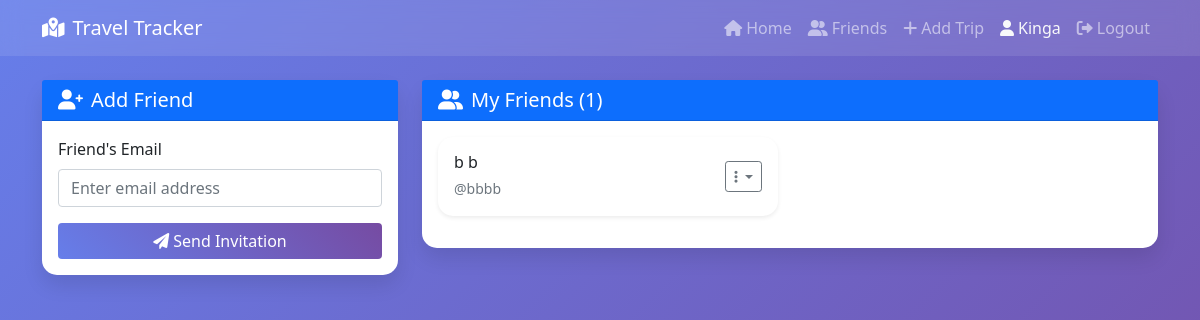
The page /friends (signed in) on the database its author committed.
### users.py (models this page shows, shortened)
class User(UserMixin, db.Model):
    id = db.Column(db.Integer, primary_key=True)
    username = db.Column(db.String(80), unique=True, nullable=False)
    email = db.Column(db.String(120), unique=True, nullable=False)
    password_hash = db.Column(db.String(200), nullable=False)
    first_name = db.Column(db.String(50), nullable=False)
    last_name = db.Column(db.String(50), nullable=False)
    created_at = db.Column(db.DateTime, default=datetime.utcnow)
    is_active = db.Column(db.Boolean, default=True)
    @property
    def full_name(self):
        return f"{self.first_name} {self.last_name}"

### routes.py (the view)
@main_bp.route('/friends')
@login_required
def friends():
    user_friends = Friendship.get_user_friends(current_user.id)
    pending_requests = Friendship.get_pending_requests(current_user.id)
    sent_requests = Friendship.get_sent_requests(current_user.id)
    return render_template('friends.html',
                         friends=user_friends,
                         pending_requests=pending_requests,
                         sent_requests=sent_requests)

### app.py (called while the page is built)
def create_app():
    app = Flask(__name__)
    app.config.from_object('config.Config')
    db.init_app(app)
    login_manager.init_app(app)
    login_manager.login_view = 'main.login'
    login_manager.login_message = 'You must log in to access this page.'
    login_manager.login_message_category = 'info'
    @login_manager.user_loader
    def load_user(user_id):
        from users import User
        return User.query.get(int(user_id))
    from routes import main_bp
    app.register_blueprint(main_bp)
    return app

### friends.py (called while the page is built)
    @staticmethod
    def get_user_friends(user_id):
        from users import User
        friendships = Friendship.query.filter(
            ((Friendship.requester_id == user_id) | (Friendship.addressee_id == user_id)) &
            (Friendship.status == 'accepted')
        ).all()
        friends = []
        for friendship in friendships:
            friend_id = friendship.addressee_id if friendship.requester_id == user_id else friendship.requester_id
            friend = User.query.get(friend_id)
            if friend:
                friends.append(friend)
        return friends

    @staticmethod
    def get_pending_requests(user_id):
        return Friendship.query.filter(
            (Friendship.addressee_id == user_id) & (Friendship.status == 'pending')
        ).all()

    @staticmethod
    def get_sent_requests(user_id):
        return Friendship.query.filter(
            (Friendship.requester_id == user_id) & (Friendship.status == 'pending')
        ).all()

### templates/friends.html (shortened to what this page needs)
{% extends "base.html" %}
{% block content %}
<div class="row">
    <div class="col-md-4">
        <div class="card mb-4">
            <div class="card-header bg-primary text-white">
                <h5 class="mb-0">
                    <i class="fas fa-user-plus me-2"></i>Add Friend
                </h5>
            </div>
            <div class="card-body">
                <form action="{{ url_for('main.send_friend_request') }}" method="POST">
                    <div class="mb-3">
                        <label for="email" class="form-label">Friend's Email</label>
                        <input type="email" class="form-control" id="email" name="email"
                               placeholder="Enter email address" required>
                    </div>
                    <button type="submit" class="btn btn-primary w-100">
                        <i class="fas fa-paper-plane me-1"></i>Send Invitation
                    </button>
                </form>
            </div>
        </div>
    </div>
    <div class="col-md-8">
        <div class="card">
            <div class="card-header bg-primary text-white">
                <h5 class="mb-0">
                    <i class="fas fa-user-friends me-2"></i>My Friends ({{ friends|length }})
                </h5>
            </div>
            <div class="card-body">
                {% if friends %}
                    <div class="row">
                        {% for friend in friends %}
                        <div class="col-md-6 mb-3">
                            <div class="card border-0 shadow-sm">
                                <div class="card-body">
                                    <div class="d-flex justify-content-between align-items-center">
                                        <div>
                                            <h6 class="mb-1">{{ friend.full_name }}</h6>
                                            <small class="text-muted">@{{ friend.username }}</small>
                                        </div>
                                        <div class="dropdown">
                                            <button class="btn btn-sm btn-outline-secondary dropdown-toggle"
                                                    type="button" data-bs-toggle="dropdown">
                                                <i class="fas fa-ellipsis-v"></i>
                                            </button>
                                        </div>
                                    </div>
                                </div>
                            </div>
                        </div>
                        {% endfor %}
                    </div>
                {% else %}
                    <div class="text-center py-4">
                        <i class="fas fa-users fa-3x text-muted mb-3"></i>
                        <h6 class="text-muted">No friends yet</h6>
                        <p class="text-muted">Start by sending friend invitations using email addresses!</p>
                    </div>
                {% endif %}
            </div>
        </div>
    </div>
</div>
{% endblock %}

### templates/base.html (shortened to what this page needs)
<!DOCTYPE html>
<html lang="en">
<head>
    <link href="https://cdn.jsdelivr.net/npm/bootstrap@5.1.3/dist/css/bootstrap.min.css" rel="stylesheet">
    <link href="https://cdnjs.cloudflare.com/ajax/libs/font-awesome/6.0.0/css/all.min.css" rel="stylesheet">
</head>
<body>
    <nav class="navbar navbar-expand-lg navbar-dark">
        <div class="container">
            <a class="navbar-brand" href="{{ url_for('main.index') }}">
                <i class="fas fa-map-marked-alt me-2"></i>Travel Tracker
            </a>
            <div class="navbar-nav ms-auto">
                <a class="nav-link" href="{{ url_for('main.index') }}">
                    <i class="fas fa-home me-1"></i>Home
                </a>
                {% if current_user.is_authenticated %}
                    <a class="nav-link" href="{{ url_for('main.friends') }}">
                        <i class="fas fa-user-friends me-1"></i>Friends
                    </a>
                    <a class="nav-link" href="{{ url_for('main.add_trip') }}">
                        <i class="fas fa-plus me-1"></i>Add Trip
                    </a>
                    <span class="nav-link text-light">
                        <i class="fas fa-user me-1"></i>{{ current_user.first_name }}
                    </span>
                    <a class="nav-link" href="{{ url_for('main.logout') }}">
                        <i class="fas fa-sign-out-alt me-1"></i>Logout
                    </a>
                {% endif %}
            </div>
        </div>
    </nav>
    <div class="container mt-4">
        {% block content %}{% endblock %}
    </div>
</body>
</html>

### templates/base.html (style rules this page uses)
body { background: linear-gradient(135deg, #667eea 0%, #764ba2 100%); min-height: 100vh; }
.card { box-shadow: 0 10px 20px rgba(0,0,0,0.1); border: none; border-radius: 15px; }
.navbar { background: rgba(255,255,255,0.1) !important; backdrop-filter: blur(10px); }
.btn-primary { background: linear-gradient(45deg, #667eea, #764ba2); border: none; }

### rows shown on the page
User: first_name "Kinga"
User: full_name "b b", username "bbbb"

### other values the page prints
{{ friends|length }} "1"
